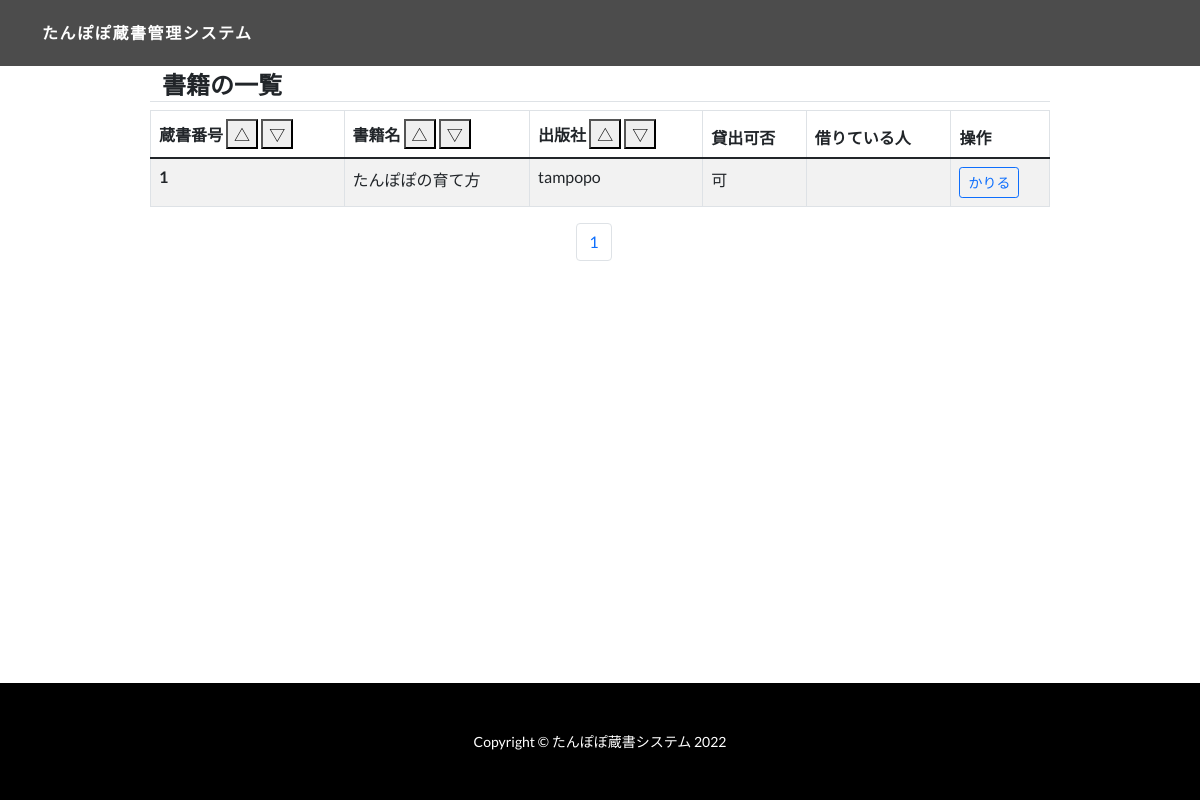
The page /book/ on the database as committed earlier.
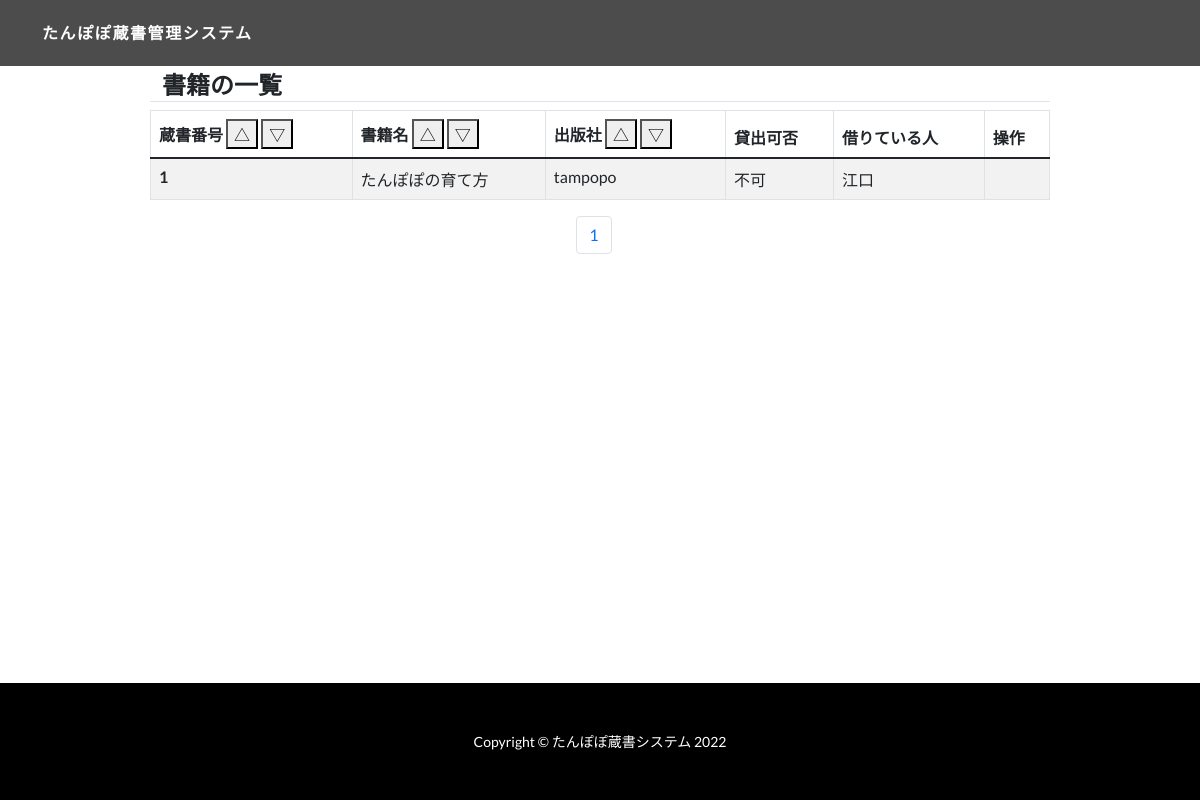
The same page on the database as committed later.
### cms/models.py (models this page shows, shortened)
class Book(models.Model):
    book_num = models.IntegerField('蔵書番号', unique=True)
    name = models.CharField('書籍名', max_length=255)
    publisher = models.CharField('出版社', max_length=255, blank=True)
    isavailable = models.BooleanField('貸出可否', default=True)
    renter = models.CharField('借りている人', blank=True, max_length=64)

### cms/views.py (the view, shortened to what this page needs)
# urls.py: path('book/', views.book_list, name='book_list'),
def book_list(request):
    books = Book.objects.all().order_by('book_num')
    paginator = Paginator(books, 10)
    if "page" in request.GET:
        books = paginator.get_page(request.GET["page"])
    else:
        books = paginator.get_page(1)
    return render(request,'cms/book_list.html',{'books': books})

### cms/templates/cms/book_list.html (shortened to what this page needs)
{% extends "cms/base.html" %}
{% load param_change %}
{% block content %}
<div class="container-fluid">
  <div class="row">
    <h4 class="mt-4 border-bottom">書籍の一覧</h4>
    <table class="table table-striped table-bordered">
      <thead>
        <tr>
          <form class = "mt-2 ml-2 mb-2" action="" method="GET">
          <th scope="col">蔵書番号
              <button type="submit" class="btn- " name="action" value="book_num_asc">△</button>
              <button type="submit" class="btn- " name="action" value="book_num_des">▽</button>
          </th>
          <th scope="col">書籍名
            <button type="submit" class="btn- " name="action" value="book_name_asc">△</button>
            <button type="submit" class="btn- " name="action" value="book_name_des">▽</button>
          </th>
          <th scope="col">出版社
            <button type="submit" class="btn- " name="action" value="publisher_asc">△</button>
            <button type="submit" class="btn- " name="action" value="publisher_des">▽</button>
          </th>
          <th scope="col">貸出可否</th>
          <th scope="col">借りている人</th>
          <th scope="col">操作</th>
        </form>
        </tr>
      </thead>
      <tbody>
        {% for book in books %}
        <tr>
          <th scope="row">{{ book.book_num }}</th>
          <td>{{ book.name }}</td>
          <td>{{ book.publisher }}</td>
            {% if book.isavailable%}
              <td>可</td>
            {% else %}
              <td>不可</td>
            {% endif %}
          <td>{{ book.renter }}</td>
          <td>
            {%if book.isavailable%}
              <a href="{% url 'cms:book_rent' book_id=book.id %}" class="btn btn-outline-primary btn-sm">かりる</a>
            {% else %}
              {% if book.renter%}
              {% if book.renter == user.get_username %}
                <a href="{% url 'cms:book_return' book_id=book.id %}" class="btn btn-outline-primary btn-sm">かえす</a>
              {% endif %}
              {% endif %}
            {% endif %}
          </td>
        </tr>
        {% endfor %}
      </tbody>
    </table>
    <ul class="pagination justify-content-center">
        <li class="page-item"><a class="page-link">{{ books.number }}</a></li>
  </ul>
  </div>
</div>
{% endblock content %}

Rows that differ between the two databases and show on the page:
changed Book "たんぽぽの育て方": renter (not shown) → "江口"; isavailable "可 かりる" → "不可"
